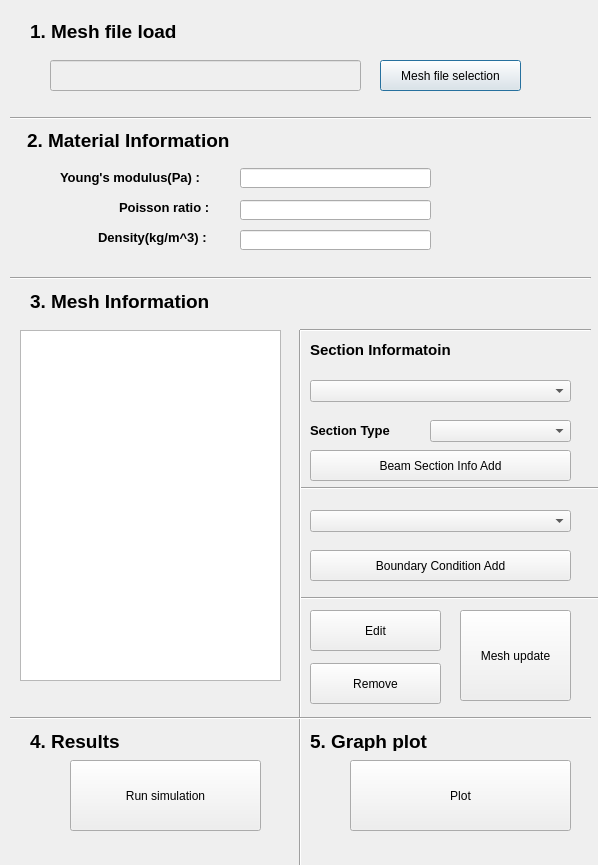
<?xml version="1.0" encoding="UTF-8"?>
<ui version="4.0">
 <class>Dialog</class>
 <widget class="QDialog" name="Dialog">
  <property name="geometry">
   <rect>
    <x>0</x>
    <y>0</y>
    <width>598</width>
    <height>865</height>
   </rect>
  </property>
  <property name="windowTitle">
   <string>Dialog</string>
  </property>
  <widget class="QLineEdit" name="young_input">
   <property name="geometry">
    <rect>
     <x>240</x>
     <y>168</y>
     <width>191</width>
     <height>20</height>
    </rect>
   </property>
  </widget>
  <widget class="QLineEdit" name="poisson_input">
   <property name="geometry">
    <rect>
     <x>240</x>
     <y>200</y>
     <width>191</width>
     <height>20</height>
    </rect>
   </property>
  </widget>
  <widget class="QLabel" name="label_2">
   <property name="geometry">
    <rect>
     <x>119</x>
     <y>200</y>
     <width>131</width>
     <height>16</height>
    </rect>
   </property>
   <property name="text">
    <string>&lt;html&gt;&lt;head/&gt;&lt;body&gt;&lt;p&gt;&lt;span style=&quot; font-size:10pt; font-weight:600;&quot;&gt;Poisson ratio :&lt;/span&gt;&lt;/p&gt;&lt;/body&gt;&lt;/html&gt;</string>
   </property>
  </widget>
  <widget class="QLabel" name="label_6">
   <property name="geometry">
    <rect>
     <x>27</x>
     <y>129</y>
     <width>241</width>
     <height>21</height>
    </rect>
   </property>
   <property name="text">
    <string>&lt;html&gt;&lt;head/&gt;&lt;body&gt;&lt;p&gt;&lt;span style=&quot; font-size:14pt; font-weight:600;&quot;&gt;2. Material Information&lt;/span&gt;&lt;/p&gt;&lt;/body&gt;&lt;/html&gt;</string>
   </property>
  </widget>
  <widget class="QLabel" name="label">
   <property name="geometry">
    <rect>
     <x>60</x>
     <y>170</y>
     <width>171</width>
     <height>16</height>
    </rect>
   </property>
   <property name="text">
    <string>&lt;html&gt;&lt;head/&gt;&lt;body&gt;&lt;p&gt;&lt;span style=&quot; font-size:10pt; font-weight:600;&quot;&gt;Young's modulus(Pa) :&lt;/span&gt;&lt;/p&gt;&lt;/body&gt;&lt;/html&gt;</string>
   </property>
  </widget>
  <widget class="QLabel" name="label_7">
   <property name="geometry">
    <rect>
     <x>30</x>
     <y>20</y>
     <width>241</width>
     <height>21</height>
    </rect>
   </property>
   <property name="text">
    <string>&lt;html&gt;&lt;head/&gt;&lt;body&gt;&lt;p&gt;&lt;span style=&quot; font-size:14pt; font-weight:600;&quot;&gt;1. Mesh file load&lt;/span&gt;&lt;/p&gt;&lt;/body&gt;&lt;/html&gt;</string>
   </property>
  </widget>
  <widget class="QLineEdit" name="root_indicate">
   <property name="enabled">
    <bool>false</bool>
   </property>
   <property name="geometry">
    <rect>
     <x>50</x>
     <y>60</y>
     <width>311</width>
     <height>31</height>
    </rect>
   </property>
   <property name="readOnly">
    <bool>false</bool>
   </property>
  </widget>
  <widget class="QPushButton" name="mesh_sel_btn">
   <property name="geometry">
    <rect>
     <x>380</x>
     <y>60</y>
     <width>141</width>
     <height>31</height>
    </rect>
   </property>
   <property name="text">
    <string>Mesh file selection</string>
   </property>
  </widget>
  <widget class="QListView" name="listView">
   <property name="geometry">
    <rect>
     <x>20</x>
     <y>330</y>
     <width>261</width>
     <height>351</height>
    </rect>
   </property>
  </widget>
  <widget class="Line" name="line">
   <property name="geometry">
    <rect>
     <x>10</x>
     <y>110</y>
     <width>581</width>
     <height>16</height>
    </rect>
   </property>
   <property name="orientation">
    <enum>Qt::Horizontal</enum>
   </property>
  </widget>
  <widget class="Line" name="line_2">
   <property name="geometry">
    <rect>
     <x>10</x>
     <y>270</y>
     <width>581</width>
     <height>16</height>
    </rect>
   </property>
   <property name="orientation">
    <enum>Qt::Horizontal</enum>
   </property>
  </widget>
  <widget class="QComboBox" name="physical_group_combo">
   <property name="geometry">
    <rect>
     <x>310</x>
     <y>380</y>
     <width>261</width>
     <height>22</height>
    </rect>
   </property>
  </widget>
  <widget class="QPushButton" name="beam_button">
   <property name="geometry">
    <rect>
     <x>310</x>
     <y>450</y>
     <width>261</width>
     <height>31</height>
    </rect>
   </property>
   <property name="text">
    <string>Beam Section Info Add</string>
   </property>
  </widget>
  <widget class="QPushButton" name="bc_button">
   <property name="geometry">
    <rect>
     <x>310</x>
     <y>550</y>
     <width>261</width>
     <height>31</height>
    </rect>
   </property>
   <property name="text">
    <string>Boundary Condition Add</string>
   </property>
  </widget>
  <widget class="QComboBox" name="bc_combo">
   <property name="geometry">
    <rect>
     <x>310</x>
     <y>510</y>
     <width>261</width>
     <height>22</height>
    </rect>
   </property>
  </widget>
  <widget class="Line" name="line_3">
   <property name="geometry">
    <rect>
     <x>300</x>
     <y>480</y>
     <width>581</width>
     <height>16</height>
    </rect>
   </property>
   <property name="orientation">
    <enum>Qt::Horizontal</enum>
   </property>
  </widget>
  <widget class="Line" name="line_4">
   <property name="geometry">
    <rect>
     <x>300</x>
     <y>590</y>
     <width>581</width>
     <height>16</height>
    </rect>
   </property>
   <property name="orientation">
    <enum>Qt::Horizontal</enum>
   </property>
  </widget>
  <widget class="Line" name="line_5">
   <property name="geometry">
    <rect>
     <x>290</x>
     <y>330</y>
     <width>20</width>
     <height>541</height>
    </rect>
   </property>
   <property name="orientation">
    <enum>Qt::Vertical</enum>
   </property>
  </widget>
  <widget class="QPushButton" name="mesh_update_button">
   <property name="geometry">
    <rect>
     <x>460</x>
     <y>610</y>
     <width>111</width>
     <height>91</height>
    </rect>
   </property>
   <property name="text">
    <string>Mesh update</string>
   </property>
  </widget>
  <widget class="QPushButton" name="run_button">
   <property name="geometry">
    <rect>
     <x>70</x>
     <y>760</y>
     <width>191</width>
     <height>71</height>
    </rect>
   </property>
   <property name="text">
    <string>Run simulation</string>
   </property>
  </widget>
  <widget class="Line" name="line_6">
   <property name="geometry">
    <rect>
     <x>10</x>
     <y>710</y>
     <width>581</width>
     <height>16</height>
    </rect>
   </property>
   <property name="orientation">
    <enum>Qt::Horizontal</enum>
   </property>
  </widget>
  <widget class="QLabel" name="label_8">
   <property name="geometry">
    <rect>
     <x>30</x>
     <y>730</y>
     <width>241</width>
     <height>21</height>
    </rect>
   </property>
   <property name="text">
    <string>&lt;html&gt;&lt;head/&gt;&lt;body&gt;&lt;p&gt;&lt;span style=&quot; font-size:14pt; font-weight:600;&quot;&gt;4. Results&lt;/span&gt;&lt;/p&gt;&lt;/body&gt;&lt;/html&gt;</string>
   </property>
  </widget>
  <widget class="QLabel" name="label_9">
   <property name="geometry">
    <rect>
     <x>30</x>
     <y>290</y>
     <width>241</width>
     <height>21</height>
    </rect>
   </property>
   <property name="text">
    <string>&lt;html&gt;&lt;head/&gt;&lt;body&gt;&lt;p&gt;&lt;span style=&quot; font-size:14pt; font-weight:600;&quot;&gt;3. Mesh Information&lt;/span&gt;&lt;/p&gt;&lt;/body&gt;&lt;/html&gt;</string>
   </property>
  </widget>
  <widget class="QPushButton" name="plot_button">
   <property name="geometry">
    <rect>
     <x>350</x>
     <y>760</y>
     <width>221</width>
     <height>71</height>
    </rect>
   </property>
   <property name="text">
    <string>Plot</string>
   </property>
  </widget>
  <widget class="QLabel" name="label_3">
   <property name="geometry">
    <rect>
     <x>310</x>
     <y>420</y>
     <width>171</width>
     <height>21</height>
    </rect>
   </property>
   <property name="text">
    <string>&lt;html&gt;&lt;head/&gt;&lt;body&gt;&lt;p&gt;&lt;span style=&quot; font-size:10pt; font-weight:600;&quot;&gt;Section Type&lt;/span&gt;&lt;/p&gt;&lt;/body&gt;&lt;/html&gt;</string>
   </property>
  </widget>
  <widget class="Line" name="line_7">
   <property name="geometry">
    <rect>
     <x>300</x>
     <y>320</y>
     <width>291</width>
     <height>20</height>
    </rect>
   </property>
   <property name="orientation">
    <enum>Qt::Horizontal</enum>
   </property>
  </widget>
  <widget class="QComboBox" name="section_type_combo">
   <property name="geometry">
    <rect>
     <x>430</x>
     <y>420</y>
     <width>141</width>
     <height>22</height>
    </rect>
   </property>
  </widget>
  <widget class="QPushButton" name="edit_button">
   <property name="geometry">
    <rect>
     <x>310</x>
     <y>610</y>
     <width>131</width>
     <height>41</height>
    </rect>
   </property>
   <property name="text">
    <string>Edit</string>
   </property>
  </widget>
  <widget class="QPushButton" name="remove_button">
   <property name="geometry">
    <rect>
     <x>310</x>
     <y>663</y>
     <width>131</width>
     <height>41</height>
    </rect>
   </property>
   <property name="text">
    <string>Remove</string>
   </property>
  </widget>
  <widget class="QLabel" name="label_10">
   <property name="geometry">
    <rect>
     <x>310</x>
     <y>730</y>
     <width>241</width>
     <height>21</height>
    </rect>
   </property>
   <property name="text">
    <string>&lt;html&gt;&lt;head/&gt;&lt;body&gt;&lt;p&gt;&lt;span style=&quot; font-size:14pt; font-weight:600;&quot;&gt;5. Graph plot&lt;/span&gt;&lt;/p&gt;&lt;/body&gt;&lt;/html&gt;</string>
   </property>
  </widget>
  <widget class="QLabel" name="label_4">
   <property name="geometry">
    <rect>
     <x>310</x>
     <y>340</y>
     <width>171</width>
     <height>21</height>
    </rect>
   </property>
   <property name="text">
    <string>&lt;html&gt;&lt;head/&gt;&lt;body&gt;&lt;p&gt;&lt;span style=&quot; font-size:11pt; font-weight:600;&quot;&gt;Section Informatoin&lt;/span&gt;&lt;/p&gt;&lt;/body&gt;&lt;/html&gt;</string>
   </property>
  </widget>
  <widget class="QLineEdit" name="density_input">
   <property name="geometry">
    <rect>
     <x>240</x>
     <y>230</y>
     <width>191</width>
     <height>20</height>
    </rect>
   </property>
  </widget>
  <widget class="QLabel" name="label_5">
   <property name="geometry">
    <rect>
     <x>98</x>
     <y>230</y>
     <width>131</width>
     <height>16</height>
    </rect>
   </property>
   <property name="text">
    <string>&lt;html&gt;&lt;head/&gt;&lt;body&gt;&lt;p&gt;&lt;span style=&quot; font-size:10pt; font-weight:600;&quot;&gt;Density(kg/m^3) :&lt;/span&gt;&lt;/p&gt;&lt;/body&gt;&lt;/html&gt;</string>
   </property>
  </widget>
 </widget>
 <resources/>
 <connections/>
</ui>
